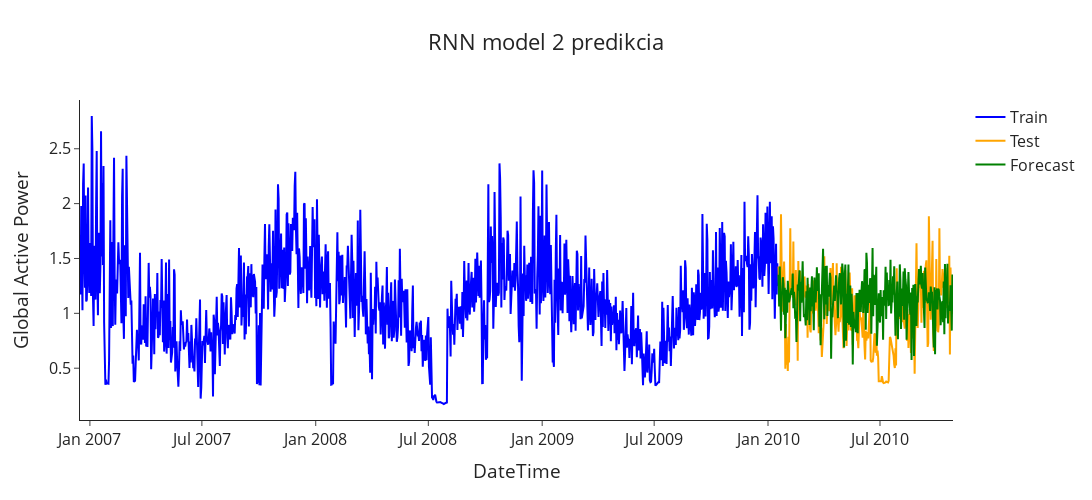

This figure's notebook cell:
### Code cell
plot_forecasts(
    train=train_actual.flatten(),
    test=test_actual.flatten(),
    forecasts=predicted2.flatten(),
    x_axis=x_axis,
    title="RNN model 2 predikcia"
)

### Figure 1 — Plotly figure (JSON) as saved in the notebook; plotly's stock layout.template omitted (floating-point values rounded to 4 significant figures; data arrays with more than 128 entries replaced by an {"elided": "..."} marker saying what was removed)
{"data": [{"line": {"color": "blue"}, "mode": "lines", "name": "Train", "type": "scatter", "x": {"elided": "1129 str values"}, "y": {"elided": "1129 float values"}}, {"line": {"color": "orange"}, "mode": "lines", "name": "Test", "type": "scatter", "x": {"elided": "313 str values"}, "y": {"elided": "283 float values"}}, {"line": {"color": "green"}, "mode": "lines", "name": "Forecast", "type": "scatter", "x": {"elided": "313 str values"}, "y": {"elided": "283 float values"}}], "layout": {"font": {"size": 16}, "height": 500, "title": {"text": "RNN model 2 predikcia", "x": 0.5}, "width": 1150, "xaxis": {"title": {"text": "DateTime"}}, "yaxis": {"title": {"text": "Global Active Power"}}}}
